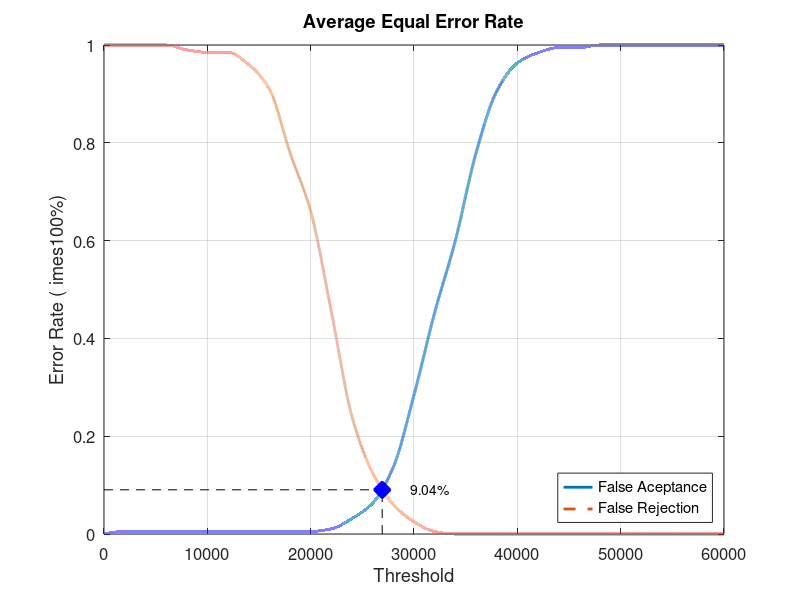
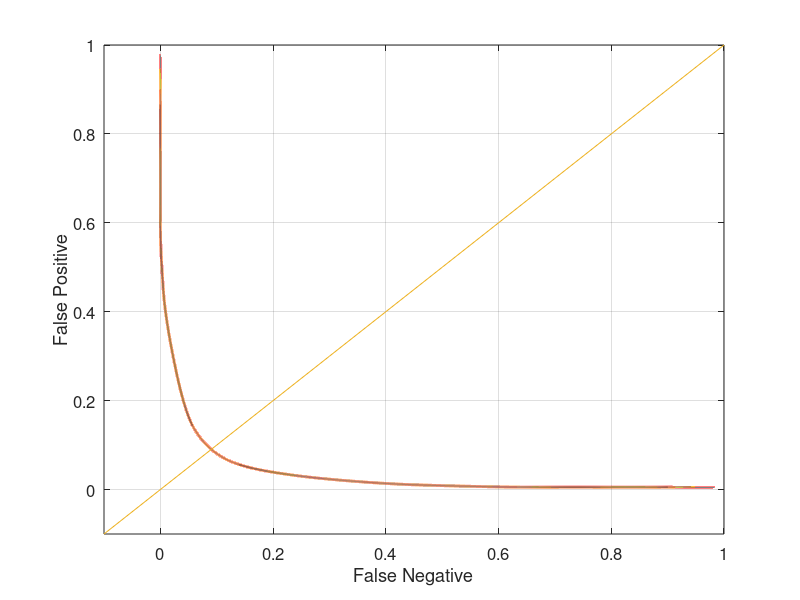

Write MATLAB code to recreate these figures, in order.
close all;
clear;
clc;
x = 0:2000:60000;
xq = 0:0.5:60000;

y0 = [0 0.00526316 0.00526316 0.00526316 0.00526316 0.00526316 0.00526316 0.00526316 0.00526316 0.00526316 0.00526316 0.0105263 0.0315789 0.0631579 0.136842 0.284211 0.452632 0.6 0.778947 0.905263 0.963158 0.984211 0.994737 0.994737 1 1 1 1 1 1 1]
yy0 = interp1(x, y0, xq, 'pchip');
y1 = [1 1 1 1 0.99 0.985 0.985 0.96 0.91 0.78 0.66 0.455 0.24 0.125 0.06 0.025 0.005 0 0 0 0 0 0 0 0 0 0 0 0 0 0]
yy1 = interp1(x, y1, xq, 'pchip');

% Calculating EER: 
y2 = abs(y0 - y1);
find(y2 == min(y2))
yy2 = abs(yy0 - yy1);
xEER = find(yy2 == min(yy2));
xEERIndex = xq(xEER) % X-axis EER
yEER = yy0(xEER) % Y-axis EER

main = figure
plot(xq, yy0,'-','LineWidth', 2);	hold on
plot(xq, yy1,'--','LineWidth', 2);	hold on
plot([xEERIndex xEERIndex], [0 yEER], 'k--');	hold on
plot([0 xEERIndex], [yEER yEER], 'k--');	hold on
plot(xEERIndex, yEER, 'bx', 'LineWidth', 10);	hold on
text(xEERIndex + 10 * xEERIndex / 100, yEER, [num2str(round((10000 * yEER)) / 100) '%'])
legend('False Aceptance', 'False Rejection', 'Location', 'SouthEast')
xlabel('Threshold')
ylabel('Error Rate (	imes100%)')
title('Average Equal Error Rate')
set(gca, 'FontSize', 12)
axis([0 60000 0 1])
grid on

print(main, 'Database3_2Main', '-dpng');
FNRxFPR = figure('Color', [1 1 1]);
plot(yy1, yy0, '-', yy1, yy0, 'LineWidth', 2);
hold on
y = -0.1:0.1:1
plot(y, y); 
set(gca, 'FontSize', 12)
xlabel('False Negative')
ylabel('False Positive')
axis([-0.1 1 -0.1 1])
set(gca, 'FontSize', 12)
grid on

print(FNRxFPR, 'Database3_2FNRxFPR','-dpng');
